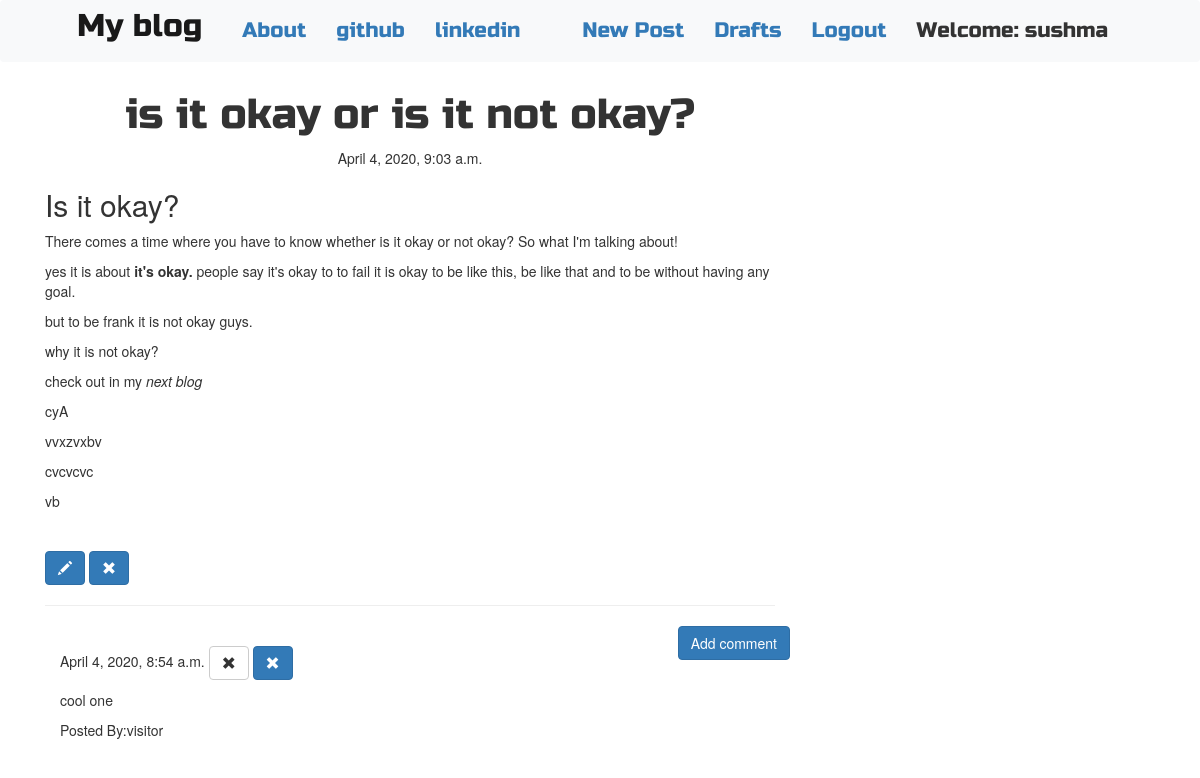
The app's page /post/1 (signed in) with its own data.
### blog/models.py (models this page shows, shortened)
class Post(models.Model):
    author = models.ForeignKey('auth.User',on_delete=models.CASCADE)
    title = models.CharField(max_length=200)
    text= models.TextField()
    created_date=models.DateTimeField(default=timezone.now)
    published_date=models.DateTimeField(blank=True, null=True)

class Comment(models.Model):
    post=models.ForeignKey('blog.Post',related_name='comments',on_delete=models.CASCADE)
    author=models.CharField(max_length=200)
    text=models.TextField()
    created_date=models.DateTimeField(default=timezone.now)
    approved_comment=models.BooleanField(default=False)

### blog/views.py (the view)
# urls.py: re_path(r'^post/(?P<pk>\d+)$',views.PostDetailView.as_view(),name='post_detail'),
class PostDetailView(DetailView):
    model=Post

### blog/templates/blog/post_detail.html
{% extends "blog/base.html" %}
{%block content%}
<h1 class="posttitle loader">{{post.title}}</h1>
{% if post.published_date %}
<div class="date postdate">
    {{ post.published_date }}
</div>
{% else %}
    <a class="btn btn-default" href="{% url 'post_publish' pk=post.pk %}">Publish</a>
{% endif %}
<p class='postcontent'>{{post.text|safe|linebreaksbr}}</p>
{% if user.is_authenticated %}
    <a class="btn btn-primary" href="{% url 'post_edit' pk=post.pk %}">
        <span class='glyphicon glyphicon-pencil'></span>
    </a>
    <a class="btn btn-primary" href="{% url 'post_remove' pk=post.pk %}">
        <span class='glyphicon glyphicon-remove'></span>
    </a>
{% endif %}
<hr>
<a class="btn btn-primary btn-comment" href="{% url 'add_comment_to_post' pk=post.pk %}">Add comment</a>
<div class="container">
    {%for comment in post.comments.all %}
        <br>
        {% if user.is_authenticated or comment.approved_comment %}
            {{comment.created_date}}
                {% if not comment.approved_comment %}
                    <a class="btn btn-default" href="{% url 'comment_remove' pk=comment.pk %}">
                        <span class='glyphicon glyphicon-remove'></span>
                    </a>
                    <a class="btn btn-primary" href="{% url 'comment_approve' pk=comment.pk %}">
                        <span class='glyphicon glyphicon-remove'></span>
                    </a>
                {% endif %}
                <p>{{comment.text|safe|linebreaks}}</p>
                <p>Posted By:{{comment.author}}</p>
        {%endif%}
        {% empty %}
        <p>No comments!</p>
    {% endfor %}
</div>
{%endblock%}

### blog/templates/blog/base.html (shortened to what this page needs)
<!DOCTYPE html>
{% load static %}
<html>
    <head>
        <link rel="stylesheet" href="https://stackpath.bootstrapcdn.com/bootstrap/4.4.1/css/bootstrap.min.css">
        <link rel="stylesheet" href="https://maxcdn.bootstrapcdn.com/bootstrap/3.3.7/css/bootstrap.min.css">
        <link rel="stylesheet" href="//cdn.jsdelivr.net/medium-editor/latest/css/medium-editor.min.css" type="text/css" media="screen" charset="utf-8">
        <link rel="stylesheet" href="{% static 'css/blog.css' %}">
    </head>
    <body class='loader'>
        <nav class="navbar navbar-expand-lg techfont navbar-light bg-light ">
            <div class="container">
                <ul class="nav">
                    <li class="nav-item"><a class="navbar-brand bigbrand" href="{% url 'post_list' %}">My blog</a></li>
                    <li class="nav-item"><a class="navbar-link" href="{% url 'about' %}">About</a></li>
                    <li class="nav-item"><a href="https://www.github.com">github</a></li>
                    <li class="nav-item"><a href="https://www.linkedin.com">linkedin</a></li>
                </ul>
                <ul class='nav justify-content-end'>
                    {% if user.is_authenticated %}
                    <li class="nav-item">
                        <a href="{% url 'post_new' %}">New Post</a>
                    </li>
                    <li class="nav-item">
                        <a href="{% url 'post_draft_list' %}">Drafts</a>
                    </li>
                    <li class="nav-item">
                        <a href="{% url 'logout' %}">Logout</a>
                    </li>
                    <li class="nav-item">
                        <a>Welcome: {{user.username}}</a>
                    </li>
                    {%else%}
                    <li class="nav justify-content-end"><a class='nav navbar-right' href="{%url 'login' %}"><span class='glyphicon glyphicon-user'></span></a></li>
                    {% endif %}
                </ul>
            </div>
        </nav>
        <div class="content container">
            <div class="row">
                <div class="col-md-8">
                    <div class="blog_posts">
                        {%block content%}
                        {% endblock %}
                    </div>
                </div>
            </div>
        </div>
    </body>
</html>

### blog/static/css/blog.css (style rules this page uses)
.techfont { font-family:'Russo One',sans-serif; font-size: 1.5em; margin-bottom: 10px; }
.bigbrand { font-size: 1.5em; }
.postdate { text-align: center; }
.posttitle { font-family: "Russo One",sans-serif; font-size: 3em; text-align: center; }
.postcontent { font-family: "Montserrat"; font-size: 1.5em; }
.btn-comment { position: absolute; right: 0px; }
.loader { filter:hue-rotate(0deg); color:linear-gradient(45deg,#0f8,#08f); animation:hue 10000ms infinite linear; }

### records on screen
Post: title "is it okay or is it not okay?", published_date "April 4, 2020, 9:03 a.m.", text "Is it okay? There comes a time where you have to know whether is it okay or not okay? So what I'm talking about! yes it is about it's okay. people say it's okay to to fail it is okay to be like this, be like that and to be without having any goal. but to be frank it is not okay guys. why it is not okay? check out in my next blog cyA vvxzvxbv cvcvcvc vb"
Comment: created_date "April 4, 2020, 8:54 a.m.", approved_comment False (drawn), text "cool one", author "visitor"

### other values on screen
{{ user.username }} "sushma"
